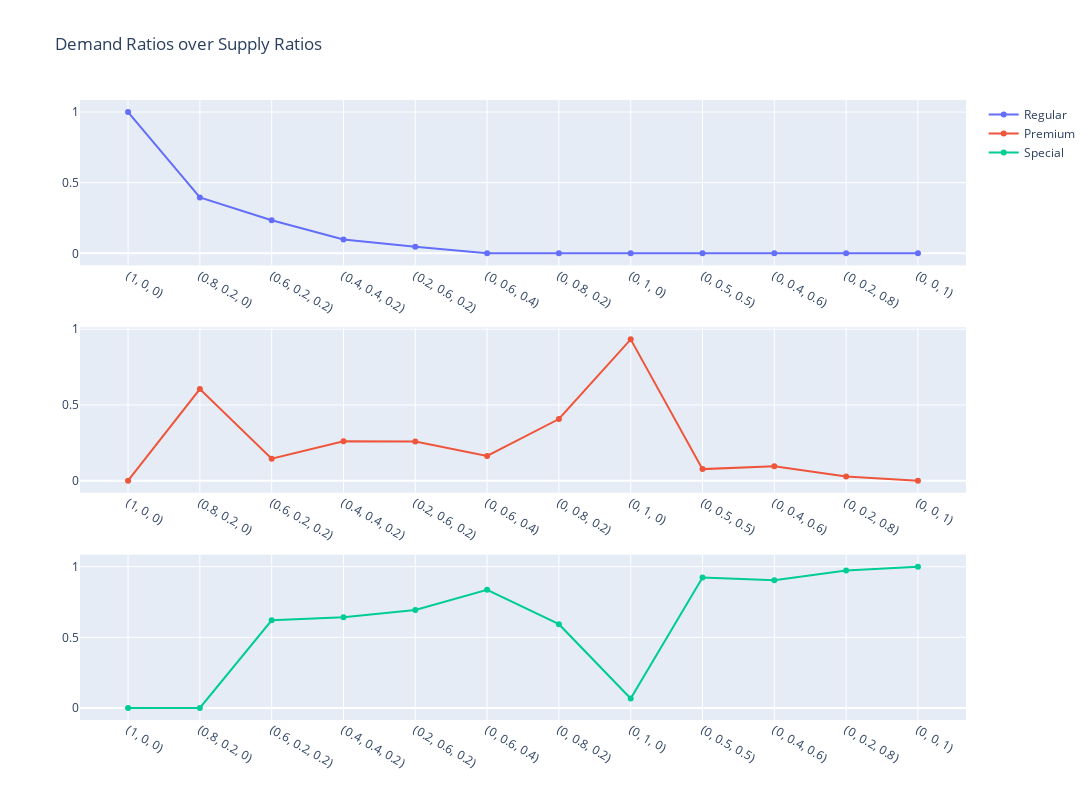

Here is the notebook cell this chart was saved with:
### Code cell
from plotly.subplots import make_subplots
import plotly.graph_objects as go

mean_ratios = [np.mean(list_of_ratios, axis=0) for list_of_ratios in full_ratios]

fig = make_subplots(rows=3, cols=1)

fig.append_trace(go.Scatter(
    x=[str(i) for i in demand_ratios], 
    y=[ratio[0] for ratio in mean_ratios],
    name="Regular" 
), row=1, col=1)

fig.append_trace(go.Scatter(
    x=[str(i) for i in demand_ratios], 
    y=[ratio[1] for ratio in mean_ratios],
    name="Premium" 
), row=2, col=1)

fig.append_trace(go.Scatter(
    x=[str(i) for i in demand_ratios], 
    y=[ratio[2] for ratio in mean_ratios],
    name="Special" 
), row=3, col=1)


fig.update_layout(height=800, width=1300, title_text="Demand Ratios over Supply Ratios")
fig.show()

### Figure 1 — Plotly figure (JSON) as saved in the notebook; plotly's stock layout.template omitted (floating-point values rounded to 4 significant figures)
{"data": [{"name": "Regular", "type": "scatter", "x": ["(1, 0, 0)", "(0.8, 0.2, 0)", "(0.6, 0.2, 0.2)", "(0.4, 0.4, 0.2)", "(0.2, 0.6, 0.2)", "(0, 0.6, 0.4)", "(0, 0.8, 0.2)", "(0, 1, 0)", "(0, 0.5, 0.5)", "(0, 0.4, 0.6)", "(0, 0.2, 0.8)", "(0, 0, 1)"], "xaxis": "x", "y": [1, 0.3952, 0.2346, 0.09762, 0.04714, 0, 0, 0, 0, 0, 0, 0], "yaxis": "y"}, {"name": "Premium", "type": "scatter", "x": ["(1, 0, 0)", "(0.8, 0.2, 0)", "(0.6, 0.2, 0.2)", "(0.4, 0.4, 0.2)", "(0.2, 0.6, 0.2)", "(0, 0.6, 0.4)", "(0, 0.8, 0.2)", "(0, 1, 0)", "(0, 0.5, 0.5)", "(0, 0.4, 0.6)", "(0, 0.2, 0.8)", "(0, 0, 1)"], "xaxis": "x2", "y": [0, 0.6048, 0.145, 0.2604, 0.2589, 0.1633, 0.407, 0.9333, 0.07619, 0.09571, 0.02714, 0], "yaxis": "y2"}, {"name": "Special", "type": "scatter", "x": ["(1, 0, 0)", "(0.8, 0.2, 0)", "(0.6, 0.2, 0.2)", "(0.4, 0.4, 0.2)", "(0.2, 0.6, 0.2)", "(0, 0.6, 0.4)", "(0, 0.8, 0.2)", "(0, 1, 0)", "(0, 0.5, 0.5)", "(0, 0.4, 0.6)", "(0, 0.2, 0.8)", "(0, 0, 1)"], "xaxis": "x3", "y": [0, 0, 0.6204, 0.642, 0.6939, 0.8367, 0.593, 0.06667, 0.9238, 0.9043, 0.9729, 1], "yaxis": "y3"}], "layout": {"height": 800, "title": {"text": "Demand Ratios over Supply Ratios"}, "width": 1300, "xaxis": {"anchor": "y", "domain": [0, 1]}, "xaxis2": {"anchor": "y2", "domain": [0, 1]}, "xaxis3": {"anchor": "y3", "domain": [0, 1]}, "yaxis": {"anchor": "x", "domain": [0.7333, 1]}, "yaxis2": {"anchor": "x2", "domain": [0.3667, 0.6333]}, "yaxis3": {"anchor": "x3", "domain": [0, 0.2667]}}}
